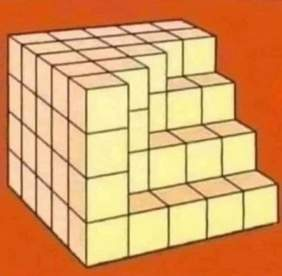
#> input picture image.jpg, 282 x 276 px
$ jupyter execute 'Harris Corner Detector.ipynb'
#> lines starting #> are read from the running program, lines starting #| are printed output that depends on the picture; after the words box and inside, x2 and y2 are one past the last pixel; in counts of white or black regions, pixels touching at a corner belong together
# Harris corner Detector

[cell 1]
from scipy import signal
from scipy import misc
from PIL import Image
import numpy as np
import matplotlib as plt
import matplotlib.pyplot as pplt
import matplotlib.image as mpimg

Lets import the image and then convert it to Grayscale since we are just interested in the intensity of the image to calculate the gradients.

[cell 2]
input_img = mpimg.imread('image.jpg')
#> input_img is the input picture: shape (276, 282, 3); mean R, G, B 219.9, 160.4, 103.5
input_img = np.array(input_img)
pplt.imshow(input_img)
pplt.show()

[cell 3]
def rgb2gray(rgb):
    return np.dot(rgb[...,:3], [0.2989, 0.5870, 0.1140])
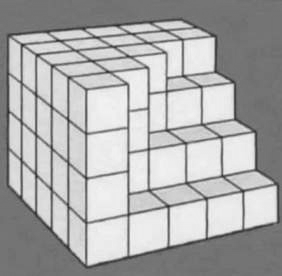
#> returned value: shape (276, 282) float64; min 39.52, max 245.2, mean 171.7

#  grayscale image array
img = rgb2gray(input_img)
# img = np.dot(input_img[...,:3], rgb_weights)

[cell 4]
pplt.imshow(img, cmap=pplt.get_cmap("gray"))
pplt.show()

Calculating the gradients of the image

[cell 5]
# print(img.shape)
dy , dx = np.gradient(img)
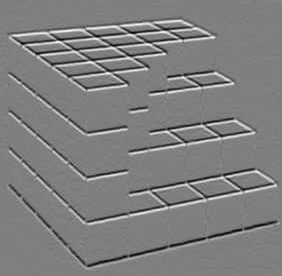
#> dy: shape (276, 282) float64; min -73.38, max 73.49, mean 0; drawn with min black and max white
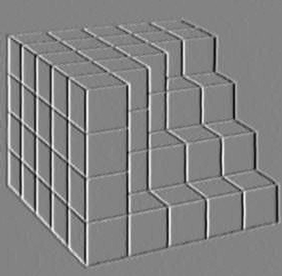
#> dx: shape (276, 282) float64; min -77.17, max 72.44, mean 0; drawn with min black and max white
fig = pplt.figure(figsize=(10, 7))
fig.add_subplot(1, 2, 1)
pplt.imshow(dy)
pplt.title("Gradient along y direction")
fig.add_subplot(1, 2, 2)
pplt.imshow(dx)
pplt.title("Gradient along x direction")
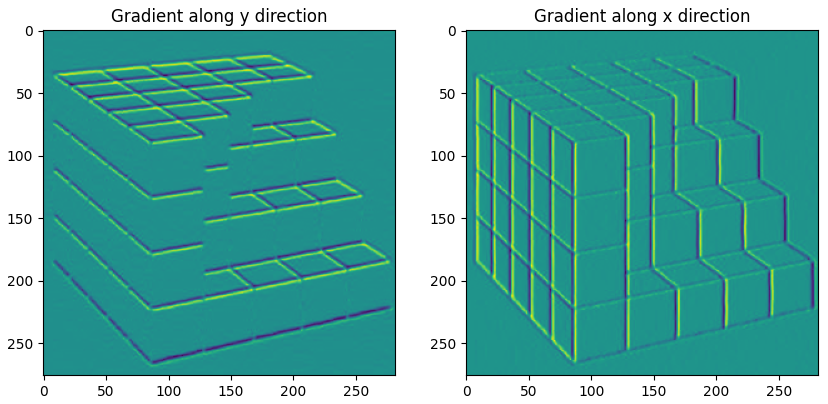
#> figure drawn by matplotlib, 2 panels

[cell 6]
# Parameters for the algorithm
window_size = 5
k = 0.04
threshold = 100000000

offset = int(window_size/2)

height = img.shape[0]
#> height = 276
width = img.shape[1]
#> width = 282

[cell 7]
Ixx = dx**2
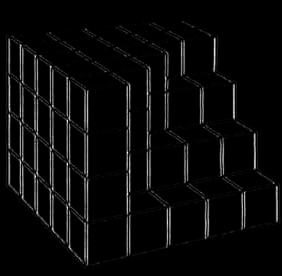
#> Ixx: shape (276, 282) float64; min 0, max 5955.5, mean 232.6; drawn with min black and max white
Iyy = dy**2
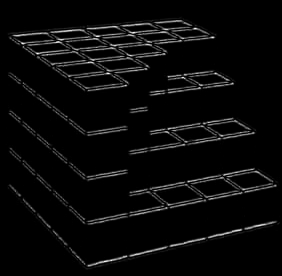
#> Iyy: shape (276, 282) float64; min 0, max 5401.2, mean 206.1; drawn with min black and max white
Ixy = dy*dx
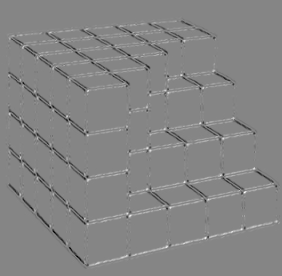
#> Ixy: shape (276, 282) float64; min -2775.1, max 2523, mean -10; drawn with min black and max white
corner_list = []
edge_list = []
output_img_corner =  np.empty_like(input_img)
output_img_corner[:] = input_img
output_img_edge = np.empty_like(input_img)
output_img_edge[:] = input_img
for y in range(offset, height-offset):
        for x in range(offset, width-offset):

            #Values of sliding window
            start_y = y - offset
            end_y = y + offset + 1
            start_x = x - offset
            end_x = x + offset + 1

            #The variable names are representative to
            #the variable of the Harris corner equation
            windowIxx = Ixx[start_y : end_y, start_x : end_x]
            windowIxy = Ixy[start_y : end_y, start_x : end_x]
            windowIyy = Iyy[start_y : end_y, start_x : end_x]

            #Sum of squares of intensities of partial derevatives
            Sxx = windowIxx.sum()
            Sxy = windowIxy.sum()
            Syy = windowIyy.sum()

            #Calculate determinant and trace of the matrix
            det = (Sxx * Syy) - (Sxy**2)
            trace = Sxx + Syy

            #Calculate r for Harris Corner equation
            r = det - k*(trace**2)

            if r > threshold:
                corner_list.append([x, y, r])
            if r< -1000000:
                edge_list.append([x,y,r])
#> after the loop, corner_list = 3177 items, first 6: [154, 23, 102696532.6], [155, 23, 112221137.5], [156, 23, 108842160.3], [152, 24, 113363318.6], [153, 24, 133899288.9], [154, 24, 143538512.4]; edge_list = 21873 items
#                 output_img[y,x] = (0,0,255)

[cell 8]
# print(corner_list)
for edge in edge_list:
    output_img_edge[edge[1],edge[0]] = (0,255,0)
#> this loop made 21873 passes
#> edge on passes 1 to 3: [167, 18, -1009093.7], [168, 18, -1271543.7], [169, 18, -1476606.3]
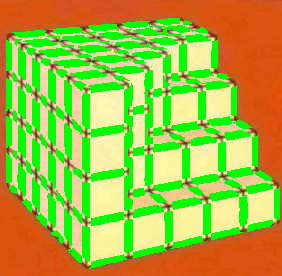
#> output_img_edge: shape (276, 282, 3); mean R, G, B 161.6, 182.6, 68

for corner in corner_list:
    output_img_corner[corner[1],corner[0]] = (0,0,255)
#> this loop made 3177 passes
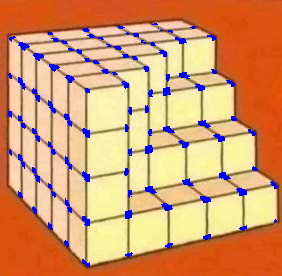
#> output_img_corner: shape (276, 282, 3); 4.08% of pixels changed, all inside (x1, y1, x2, y2) = (8, 23, 278, 267)

[cell 9]
fig = pplt.figure(figsize=(10, 7))
fig.add_subplot(1, 2, 1)
pplt.imshow(output_img_edge)
pplt.title("Edge Detection")
fig.add_subplot(1, 2, 2)
pplt.imshow(output_img_corner)
pplt.title("Corner Detection")
